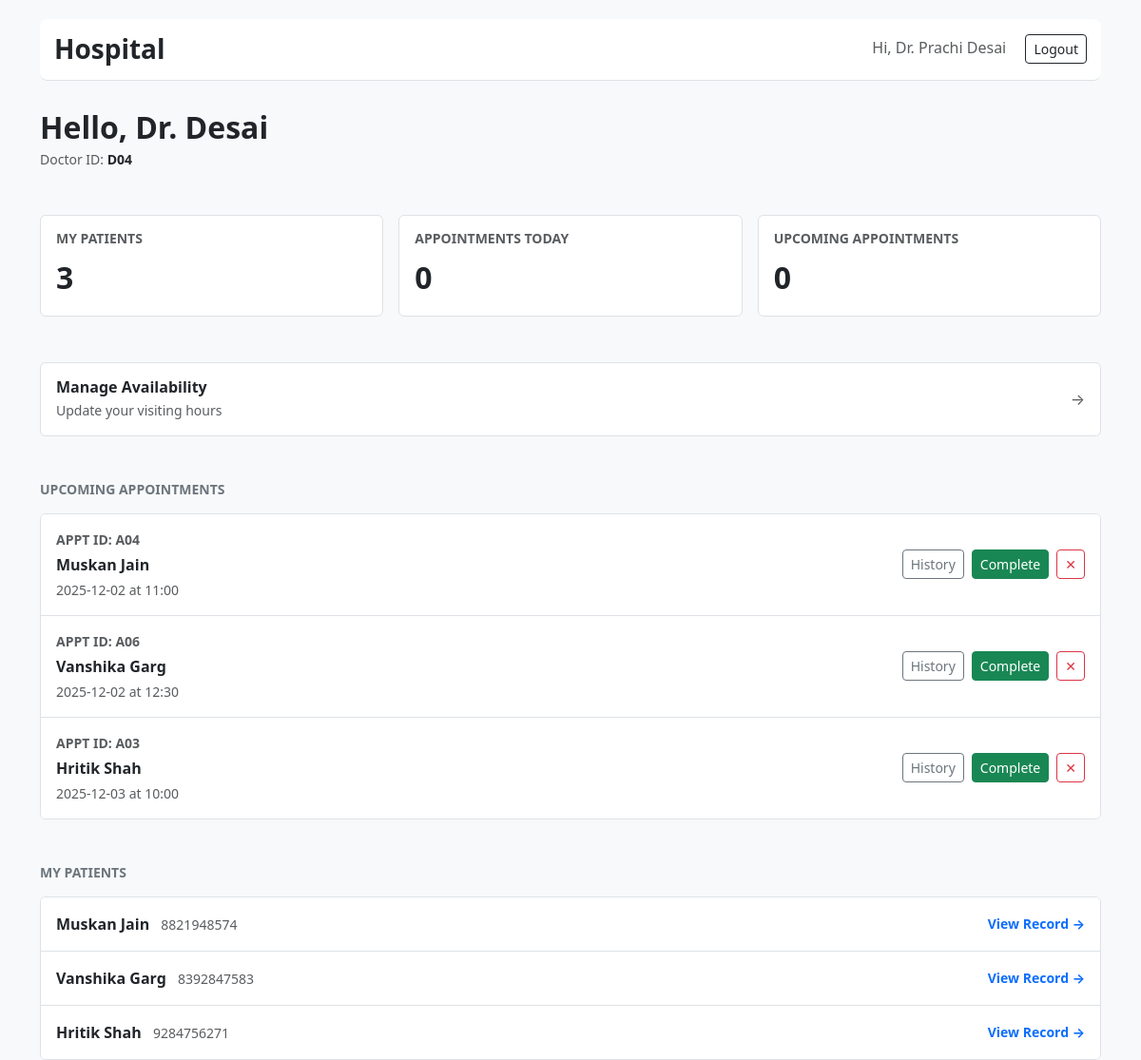
/doctor/dashboard (signed in), run on the app's committed database.
### tables this page shows
CREATE TABLE doctors (
        id INTEGER PRIMARY KEY AUTOINCREMENT,
        user_id INTEGER UNIQUE NOT NULL,
        department_id INTEGER,
        experience TEXT,
        FOREIGN KEY(user_id) REFERENCES users(id),
        FOREIGN KEY(department_id) REFERENCES departments(id)
    );

CREATE TABLE appointments (
      id INTEGER PRIMARY KEY AUTOINCREMENT,
      patient_id INTEGER NOT NULL,
      doctor_id INTEGER NOT NULL,
      date TEXT NOT NULL,
      time TEXT NOT NULL,
      end_time TEXT,
      status TEXT NOT NULL DEFAULT 'Booked' CHECK(status IN ('Booked','Completed','Cancelled')),
      created_at TEXT NOT NULL,
      FOREIGN KEY(patient_id) REFERENCES patients(id),
      FOREIGN KEY(doctor_id) REFERENCES doctors(id)
    );

CREATE TABLE users (
      id INTEGER PRIMARY KEY AUTOINCREMENT,
      username TEXT UNIQUE NOT NULL,
      password_hash TEXT NOT NULL,
      role TEXT NOT NULL CHECK(role IN ('admin','doctor','patient')),
      full_name TEXT, email TEXT, phone TEXT, is_active INTEGER DEFAULT 1
    );

CREATE TABLE patients (
      id INTEGER PRIMARY KEY AUTOINCREMENT,
      user_id INTEGER UNIQUE NOT NULL,
      address TEXT, blood_group TEXT, emergency_contact TEXT, age INTEGER,
      FOREIGN KEY(user_id) REFERENCES users(id)
    );

### app.py (the view)
@app.route("/doctor/dashboard")
@login_required(role="doctor")
def doctor_dashboard():
    db = get_db()
    user_id = session["user_id"]
    doctor = db.execute("SELECT * FROM doctors WHERE user_id=?", (user_id,)).fetchone()
    pat_count = db.execute("SELECT COUNT(DISTINCT patient_id) c FROM appointments WHERE doctor_id=?", (doctor["id"],)).fetchone()["c"]
    today_count = db.execute("SELECT COUNT(*) c FROM appointments WHERE doctor_id=? AND date=? AND status='Booked'", (doctor["id"], date.today().isoformat())).fetchone()["c"]
    active_count = db.execute("SELECT COUNT(*) c FROM appointments WHERE doctor_id=? AND datetime(date||' '||time) >= datetime('now') AND status='Booked'", (doctor["id"],)).fetchone()["c"]
    active_appts = db.execute("""
        SELECT a.id, a.date, a.time, u.full_name as patient_name, p.id as patient_id
        FROM appointments a JOIN patients p ON a.patient_id=p.id JOIN users u ON p.user_id=u.id
        WHERE a.doctor_id=? AND a.status='Booked' ORDER BY a.date, a.time
    """, (doctor["id"],)).fetchall()
    patients = db.execute("SELECT DISTINCT p.id as patient_id, u.full_name, u.phone FROM appointments a JOIN patients p ON a.patient_id=p.id JOIN users u ON p.user_id=u.id WHERE a.doctor_id=?", (doctor["id"],)).fetchall()
    return render_template("doctor_dashboard.html", doctor=doctor, total_patients=pat_count, today_count=today_count, active_count=active_count, active_appts=active_appts, patients=patients)

### app.py (called while the page is built)
def get_db():
    if "db" not in g:
        g.db = sqlite3.connect(DB_PATH, detect_types=sqlite3.PARSE_DECLTYPES)
        g.db.row_factory = sqlite3.Row
    return g.db

def login_required(role=None):
    from functools import wraps
    def decorator(f):
        @wraps(f)
        def wrapped(*args, **kwargs):
            if "user_id" not in session: return redirect(url_for("login"))
            if role and session.get("role") != role:
                flash("Access denied.", "danger")
                return redirect(url_for("login"))
            return f(*args, **kwargs)
        return wrapped
    return decorator

### templates/doctor_dashboard.html
{% extends "base.html" %}
{% block content %}
<div class="mb-5">
  <h2 class="fw-bold mb-1">Hello, Dr. {{ session.get('full_name').split()[2] }}</h2>
  <div class="text-muted small">
      Doctor ID: <span class="fw-bold text-dark">D{{ "%02d" | format(doctor.id) }}</span>
  </div>
</div>
<div class="row g-3 mb-5">
  <div class="col-md-4">
    <div class="border rounded p-3 bg-white h-100 d-flex flex-column justify-content-between">
      <h6 class="text-uppercase text-muted fw-bold small mb-2">My Patients</h6>
      <div class="fs-2 fw-bold text-dark">{{ total_patients }}</div>
    </div>
  </div>
  <div class="col-md-4">
    <div class="border rounded p-3 bg-white h-100 d-flex flex-column justify-content-between">
      <h6 class="text-uppercase text-muted fw-bold small mb-2">Appointments Today</h6>
      <div class="fs-2 fw-bold text-dark">{{ today_count }}</div>
    </div>
  </div>
  <div class="col-md-4">
    <div class="border rounded p-3 bg-white h-100 d-flex flex-column justify-content-between">
      <h6 class="text-uppercase text-muted fw-bold small mb-2">Upcoming Appointments</h6>
      <div class="fs-2 fw-bold text-dark">{{ active_count }}</div>
    </div>
  </div>
</div>
<div class="mb-5">
  <a href="{{ url_for('doctor_availability') }}" class="d-block text-decoration-none bg-white border rounded p-3 d-flex justify-content-between align-items-center">
    <div>
      <h6 class="fw-bold text-dark mb-1">Manage Availability</h6>
      <div class="small text-muted">Update your visiting hours</div>
    </div>
    <div class="text-muted">&rarr;</div>
  </a>
</div>
<h6 class="fw-bold text-uppercase text-secondary small mb-3">Upcoming Appointments</h6>
<div class="border rounded overflow-hidden mb-5 bg-white">
  <div class="list-group list-group-flush">
    {% if active_appts %}
      {% for a in active_appts %}
        <div class="list-group-item p-3 d-flex justify-content-between align-items-center">
          <div>
            <div class="text-muted small fw-bold mb-1">APPT ID: A{{ "%02d" | format(a.id) }}</div>
            <div class="fw-bold text-dark mb-1">{{ a.patient_name }}</div>
            <div class="small text-muted">{{ a.date }} at {{ a.time }}</div>
          </div>
          <div class="d-flex gap-2">
             <a class="btn btn-sm btn-outline-secondary" href="{{ url_for('doctor_view_patient_history', patient_id=a.patient_id) }}">History</a>
             <a class="btn btn-sm btn-success" href="{{ url_for('doctor_complete_appointment', appointment_id=a.id) }}">Complete</a>
             <form method="post" action="{{ url_for('doctor_cancel_appointment', appointment_id=a.id) }}" onsubmit="return confirm('Cancel?');">
                <button class="btn btn-sm btn-outline-danger">✕</button>
             </form>
          </div>
        </div>
      {% endfor %}
    {% else %}
      <div class="p-4 text-center text-muted small">No active appointments.</div>
    {% endif %}
  </div>
</div>
<h6 class="fw-bold text-uppercase text-secondary small mb-3">My Patients</h6>
<div class="border rounded overflow-hidden bg-white">
  <div class="list-group list-group-flush">
    {% if patients %}
      {% for p in patients %}
        <a href="{{ url_for('doctor_view_patient_history', patient_id=p.patient_id) }}" class="list-group-item list-group-item-action p-3 d-flex justify-content-between align-items-center">
          <div>
            <span class="fw-bold text-dark">{{ p.full_name }}</span>
            <span class="text-muted small ms-2">{{ p.phone or '' }}</span>
          </div>
          <small class="text-primary fw-bold">View Record &rarr;</small>
        </a>
      {% endfor %}
    {% else %}
      <div class="p-4 text-center text-muted small">No patients assigned yet.</div>
    {% endif %}
  </div>
</div>
{% endblock %}

### templates/base.html (style rules this page uses)
body { padding-top: 20px; background-color: #f8f9fa; }

### data on the page
doctors: id "04"
appointments: id "04", patient_name "Muskan Jain", date "2025-12-02", time "11:00"
appointments: id "06", patient_name "Vanshika Garg", date "2025-12-02", time "12:30"
appointments: id "03", patient_name "Hritik Shah", date "2025-12-03", time "10:00"
patients: full_name "Muskan Jain", phone "8821948574"
patients: full_name "Vanshika Garg", phone "8392847583"
patients: full_name "Hritik Shah", phone "9284756271"

### other printed values
{{ session.get('full_name') or 'User' }} "Dr. Prachi Desai"
{{ session.get('full_name').split()[2] }} "Desai"
{{ total_patients }} "3"
{{ today_count }} "0"
{{ active_count }} "0"
